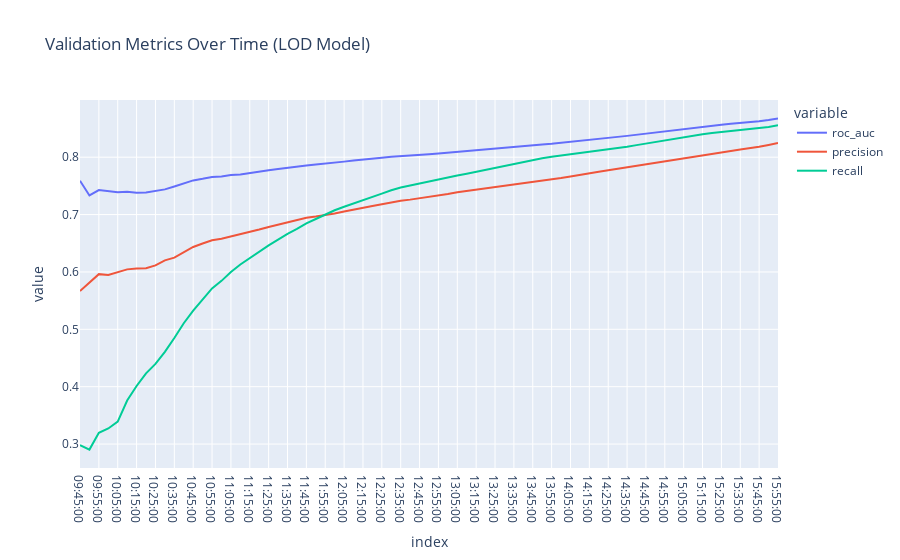

The notebook cell saved with this chart:
### Code cell
import datetime
import plotly.express as px

time_range = [datetime.time(hour, minute) for hour in range(9, 16) for minute in range(0, 60, 5)]
time_range = [x for x in time_range if x >= datetime.time(9,45)]
df_val = pd.DataFrame()
for t in time_range:
    X_val = X_test.loc[X_test['time'] <= t].copy()
    y_val = y_test.loc[X_val.index, 'lod_in'].copy()

    y_pred_val = pipeline_lod.predict_proba(X_val)[:,-1]

    df_val.loc[t, [
        'roc_auc',
        'precision',
        'recall'
    ]] =  roc_auc_score(y_val, y_pred_val), precision_score(y_val, y_pred_val > 0.5), recall_score(y_val, y_pred_val > 0.5)


fig = px.line(df_val, title='Validation Metrics Over Time (LOD Model)')
fig.show()
